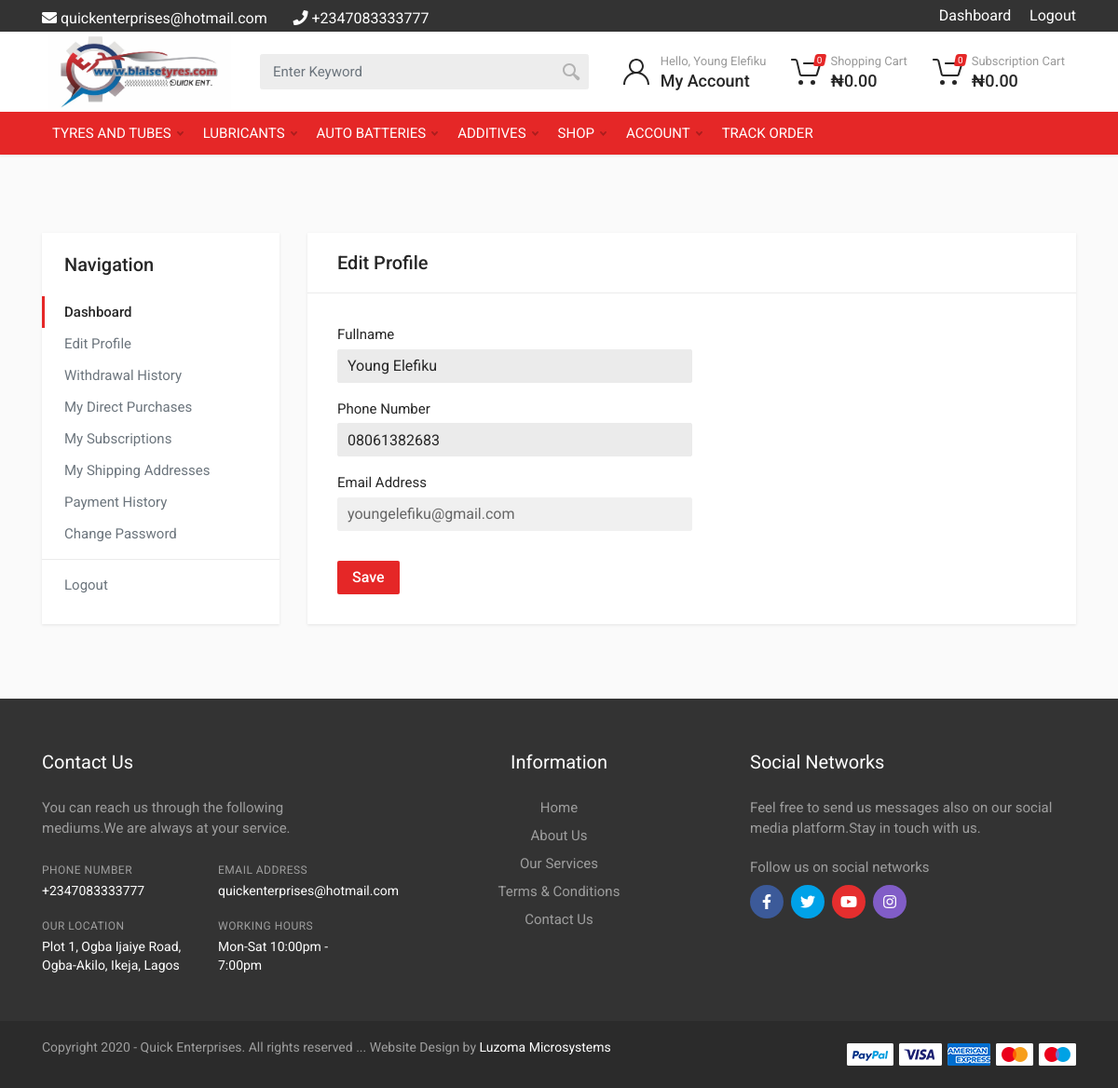
Page /account-profile.php (signed in) on the committed database.
### tables this page shows
CREATE TABLE `_security` (
  `id` int(4) NOT NULL,
  `userid` varchar(20) DEFAULT NULL,
  `email` varchar(60) NOT NULL,
  `uname` varchar(60) NOT NULL,
  `pword` varchar(60) NOT NULL,
  `dcompany` varchar(250) NOT NULL,
  `address` varchar(250) NOT NULL,
  `dphone` varchar(30) NOT NULL,
  `dphone2` varchar(30) NOT NULL,
  `demail` varchar(60) NOT NULL,
  `dwebsite` varchar(120) NOT NULL,
  `icurrency` varchar(30) NOT NULL DEFAULT '&pound;',
  `aboutus` mediumtext NOT NULL,
  `dterms` longtext NOT NULL,
  `dservices` mediumtext NOT NULL,
  `dlogo` varchar(120) NOT NULL DEFAULT 'default.png',
  `dtitle` varchar(300) NOT NULL DEFAULT 'My Shopping Cart ',
  `social_fb` varchar(350) NOT NULL DEFAULT '#',
  `social_tw` varchar(350) NOT NULL DEFAULT '#',
  `social_lk` varchar(350) NOT NULL DEFAULT '#',
  `social_gp` varchar(350) NOT NULL DEFAULT '#',
  `social_in` varchar(350) NOT NULL DEFAULT '#',
  `status` varchar(30) NOT NULL DEFAULT 'offline'
);

CREATE TABLE `categories` (
  `id` int(11) NOT NULL,
  `name` varchar(200) DEFAULT NULL,
  `created_at` datetime NOT NULL DEFAULT current_timestamp(),
  `updated_at` timestamp NOT NULL DEFAULT current_timestamp(),
  `status` varchar(10) NOT NULL DEFAULT 'active'
);

### conn.php (called while the page is built, shortened)
<?php
$conn = new mysqli(DB_SERVER, DB_USER, DB_PASSWORD, DB_ENGINE);
$dsett = mysqli_query($conn, "select * FROM _security where id='1'") or die(mysqli_error($conn));
while($irow = $dsett->fetch_assoc()){
$dcomm_address=$irow['address'];
$dcomm_phone=$irow['dphone'];
$dcomm_email=$irow['demail'];
$sfb=$irow['social_fb'];
$stw=$irow['social_tw'];
$sin=$irow['social_in'];
$syt=$irow['social_gp'];
}
?>

### account-profile.php (the view, shortened to what this page needs)
<!DOCTYPE html>
<html lang="en" dir="ltr">
<?php include 'head.php';
?>
<body>
<div class="site">
		<?php include("clean.php"); ?>
		<?php include("desktop-header.php"); ?>
		<div class="site__body">
			<div class="block-space block-space--layout--after-header"></div>
			<div class="block">
				<div class="container container--max--xl">
					<div class="row">
						<div class="col-12 col-lg-3 d-flex">
							<div class="account-nav flex-grow-1">
								<h4 class="account-nav__title">Navigation</h4>
								<?php include 'link.php'; ?>
							</div>
						</div>
						<div class="col-12 col-lg-9 mt-4 mt-lg-0">
							<div class="card">
								<div class="card-header">
									<h5>Edit Profile</h5>
								</div>
								<div class="card-divider"></div>
								<div class="card-body card-body--padding--2">
									<div class="row no-gutters">
										<div class="col-12 col-lg-7 col-xl-6">
											<form action="account-profile-process" method="POST">
											<div class="form-group"><label for="profile-first-name">Fullname</label>
												<input type="text" class="form-control" value="<?php echo $sl['dname'] ?>" required name="name" id="profile-first-name"
													placeholder="First Name"></div>
											<div class="form-group"><label for="profile-last-name">Phone Number</label>
												<input type="number" class="form-control" pattern="[0-9]" required value="<?php echo $sl['dphone'] ?>" name="phone" id="profile-last-name"
													placeholder="Phone"></div>
											<div class="form-group"><label for="profile-email">Email Address</label>
												<input type="email" disabled class="form-control"value="<?php echo $sl['demail'] ?>" required name="email" id="profile-email"
													placeholder="Email Address"></div>
											<div class="form-group mb-0"><button type="submit" name="log" class="btn btn-primary mt-3">Save</button></div>
										</div>
									</div>
								</div>
							</div>
						</div>
					</div>
				</div>
			</div>
			<div class="block-space block-space--layout--before-footer"></div>
		</div>
<?php include("footer.php"); ?>
</div>
 </body>
</html>

### desktop-header.php (shortened to what this page needs)
<header class="site__header">
			<div class="header">
				<div class="header__megamenu-area megamenu-area"></div>
				<div class="header__topbar-classic-bg"></div>
				<div class="header__topbar-classic">
					<div class="row">
						<div class="col-md-6 bg-primarys" style="margin-top:8px; color:white">
						 <span > <i class="fas fa-envelope"></i> <?php echo $dcomm_email; ?></span> &nbsp;  &nbsp; &nbsp;
						 <span > <i class="fas fa-phone"></i> <?php echo $dcomm_phone; ?></span>
						</div>
						<div class="col-md-6 bg-primarye" style="margin-top:5px; color:whites; text-align:right">
						<?php
							if(isset($_SESSION['logged'])){?>
						 <span > <a class="topbar__links"  style="color:white; " href="dashboard">Dashboard</a></span> &nbsp; &nbsp;
						 <span > <a class="topbar__links"  style="color:white; " href="logout">Logout</a></span>
							<?php }else{ ?>
								<span > <a class="topbar__links"  style="color:white; " href="signup">Sign Up</a></span> &nbsp; &nbsp;
								 <span > <a class="topbar__links"  style="color:white; " href="login">Login</a></span>
						<?php	} ?>
						</div>
					</div>
				</div>
				<div class="header__navbar">
					<div class="header__navbar-menu">
						<div class="main-menu">
							<ul class="main-menu__list">
								<?php
								$sw =$conn->query("SELECT * FROM `categories` WHERE status='active' ORDER BY name DESC");
								if($sw->num_rows>0){
									while($top=$sw->fetch_assoc()):
										$name=$conn->real_escape_string($top['name']);
								?>
                                <li class="main-menu__item main-menu__item--submenu--menu main-menu__item--has-submenu" >
									<a href="shop-list?search=<?php echo $name; ?>"  class="main-menu__link" style="text-transform: uppercase !important;"><?php echo $name; ?>
									<?php
                                            $jcats = mysqli_query($conn, "SELECT * FROM `sub_categories` where dcategory='$name' and status='active' order by name asc");
                                            if($jcats->num_rows>=1){ ?>
									<svg
											width="7px" height="5px">
											<path
												d="M0.280,0.282 C0.645,-0.084 1.238,-0.077 1.596,0.297 L3.504,2.310 L5.413,0.297 C5.770,-0.077 6.363,-0.084 6.728,0.282 C7.080,0.634 7.088,1.203 6.746,1.565 L3.504,5.007 L0.262,1.565 C-0.080,1.203 -0.072,0.634 0.280,0.282 Z" />
											</svg>
											<?php } ?>
											</a>
                                </li>
								<?php endwhile; } ?>
								<li class="main-menu__item main-menu__item--submenu--menu main-menu__item--has-submenu">
										<a href="shop-list" class="main-menu__link" style="text-transform: uppercase !important;">Shop <svg
											width="7px" height="5px">
											<path
												d="M0.280,0.282 C0.645,-0.084 1.238,-0.077 1.596,0.297 L3.504,2.310 L5.413,0.297 C5.770,-0.077 6.363,-0.084 6.728,0.282 C7.080,0.634 7.088,1.203 6.746,1.565 L3.504,5.007 L0.262,1.565 C-0.080,1.203 -0.072,0.634 0.280,0.282 Z" />
											</svg>
										</a>
                                </li>
								<?php
									if(isset($_SESSION['logged'])){?>
								<li class="main-menu__item main-menu__item--submenu--menu main-menu__item--has-submenu">
									<a href="#account" class="main-menu__link" style="text-transform: uppercase !important;">Account<svg
											width="7px" height="5px">
											<path
												d="M0.280,0.282 C0.645,-0.084 1.238,-0.077 1.596,0.297 L3.504,2.310 L5.413,0.297 C5.770,-0.077 6.363,-0.084 6.728,0.282 C7.080,0.634 7.088,1.203 6.746,1.565 L3.504,5.007 L0.262,1.565 C-0.080,1.203 -0.072,0.634 0.280,0.282 Z" />
											</svg></a>
                                </li>
								<?php }?>
								<li class="main-menu__item main-menu__item--submenu--menu main-menu__item--has-submenu">
									<a href="track-order" class="main-menu__link" style="text-transform: uppercase !important;">Track Order </a>
                                </li>
							</ul>
						</div>
					</div>
				</div>
				<div class="header__logo"><a href="home" class="logo">
						<div class="logo__image">
							<img style="height:80px;" src="images/blaise.jpeg" alt="Site logo">
						</div>
					</a></div>
				<div class="header__search">
					<div class="search">
                            <form action="shop-list" method="get" class="search__body">
                            <input class="search__input" type="text" name="search" value="<?php if(isset($_GET['search']))echo $_GET['search']; ?>"
                                required placeholder="Enter Keyword">
                        <button	class="search__button search__button--end" type="submit">
                            <span class="search__button-icon"></span></button>
                        </form>
					</div>
				</div>
				<div class="header__indicators">
					<?php
					if(isset($_SESSION['logged'])){
						$id = $conn->real_escape_string($_SESSION["userid"]);
						$sl = $conn->query("SELECT * FROM login WHERE userid='$id'")->fetch_assoc();
						?>
					<div class="indicator indicator--trigger--click"><a href="account-login"
							class="indicator__button"><span class="indicator__icon"><svg width="32" height="32">
									<path d="M16,18C9.4,18,4,23.4,4,30H2c0-6.2,4-11.5,9.6-13.3C9.4,15.3,8,12.8,8,10c0-4.4,3.6-8,8-8s8,3.6,8,8c0,2.8-1.5,5.3-3.6,6.7	C26,18.5,30,23.8,30,30h-2C28,23.4,22.6,18,16,18z M22,10c0-3.3-2.7-6-6-6s-6,2.7-6,6s2.7,6,6,6S22,13.3,22,10z" /></svg>
							</span><span class="indicator__title">Hello, <?php echo $sl['dname']; ?></span> <span class="indicator__value">My
								Account</span></a>
					</div>
					<?php } ?>
					<div class="indicator indicator--trigger--click">
						<a href="cart" class="indicator__button">
							<span class="indicator__icon">
							<span class="indicator__counter ball">0</span> </span><span
								class="indicator__title">Shopping Cart</span> <span
								class="indicator__value" id="total">&#8358;0.00</span></a>
					</div>
					<div class="indicator indicator--trigger--click">
						<a href="cart" class="indicator__button">
							<span class="indicator__icon">
							<span class="indicator__counter balls">0</span> </span><span
								class="indicator__title">Subscription Cart</span> <span
								class="indicator__value" id="totals">&#8358;0.00</span></a>
					</div>
				</div>
			</div>
		</header>

### footer.php (shortened to what this page needs)
<footer class="site__footer">
			<div class="site-footer">
				<div class="decor site-footer__decor decor--type--bottom">
				</div>
				<div class="site-footer__widgets">
					<div class="container">
						<div class="row">
							<div class="col-12 col-xl-4">
								<div class="site-footer__widget footer-contacts">
									<h5 class="footer-contacts__title">Contact Us</h5>
									<div class="footer-contacts__text">You can reach us through the following mediums.We are always at your service.</div>
									<address class="footer-contacts__contacts">
										<dl>
											<dt>Phone Number</dt>
											<dd><?php echo $dcomm_phone; ?></dd>
										</dl>
										<dl>
											<dt>Email Address</dt>
											<dd><?php echo $dcomm_email; ?></dd>
										</dl>
										<dl>
											<dt>Our Location</dt>
											<dd><?php echo $dcomm_address; ?></dd>
										</dl>
										<dl>
											<dt>Working Hours</dt>
											<dd>Mon-Sat 10:00pm - 7:00pm</dd>
										</dl>
									</address>
								</div>
							</div>
							<div class="col-6 col-md-3 col-xl-4 text-center">
								<div class="site-footer__widget footer-links">
									<h5 class="footer-links__title">Information</h5>
									<ul class="footer-links__list">
										<li class="footer-links__item"><a href="home" class="footer-links__link">Home</a>
										<li class="footer-links__item"><a href="about-us" class="footer-links__link">About
												Us</a></li>
										<li class="footer-links__item"><a href="services" class="footer-links__link">Our Services</a></li>
										<li class="footer-links__item"><a href="terms" class="footer-links__link">Terms & Conditions</a></li>
										</li>
										<li class="footer-links__item"><a href="contact-us" class="footer-links__link">Contact Us</a></li>
									</ul>
								</div>
							</div>
							<div class="col-12 col-md-6 col-xl-4">
								<div class="site-footer__widget footer-newsletter">
									<h5 class="footer-newsletter__title">Social Networks</h5>
									<div class="footer-newsletter__text">Feel free to send us messages also on our social media platform.Stay in touch with us.</div>
									<div class="footer-newsletter__text footer-newsletter__text--social">Follow us on
										social networks</div>
									<div class="footer-newsletter__social-links social-links">
										<ul class="social-links__list">
											<li class="social-links__item social-links__item--facebook"><a
													href="<?php echo $sfb;?>" target="_blank"><i
														class="fab fa-facebook-f"></i></a></li>
											<li class="social-links__item social-links__item--twitter"><a
													href="<?php echo $stw;?>" target="_blank"><i
														class="fab fa-twitter"></i></a></li>
											<li class="social-links__item social-links__item--youtube"><a
													href="<?php echo $syt;?>" target="_blank"><i
														class="fab fa-youtube"></i></a></li>
											<li class="social-links__item social-links__item--instagram"><a
													href="<?php echo $sin;?>" target="_blank"><i
														class="fab fa-instagram"></i></a></li>
										</ul>
									</div>
								</div>
							</div>
						</div>
					</div>
				</div>
				<div class="site-footer__bottom">
					<div class="container">
						<div class="site-footer__bottom-row">
							<div class="site-footer__copyright">
							<p class="copyright">Copyright <?php echo date('Y'); ?> - Quick Enterprises. All rights reserved ... Website Design by <a href="http://www.luzoma.com" target="_blank">Luzoma Microsystems</a></p>
							</div>
							<div class="site-footer__payments"><img src="images/payments.png" alt=""></div>
						</div>
					</div>
				</div>
			</div>
		</footer>

### rows in the picture
_security: demail "quickenterprises@hotmail.com", dphone "+2347083333777", address "Plot 1, Ogba Ijaiye Road, Ogba-Akilo, Ikeja, Lagos"
categories: name "TYRES AND TUBES"
categories: name "LUBRICANTS"
categories: name "AUTO BATTERIES"
categories: name "ADDITIVES"

### other values in the picture
$sl['dname'] "Young Elefiku"
